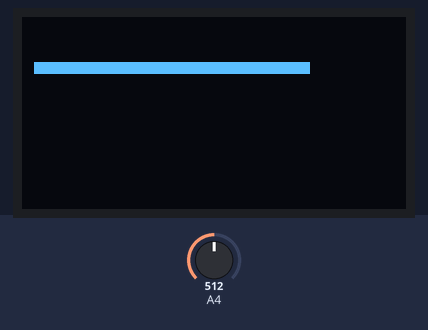
The sketch below on a simulated Arduino Uno, built with avr-gcc and run on an emulated ATmega328P. Shown: 128×64 one-colour display. The test bench sets the inputs (shaded band); at power-on: A4 = 512.

Above: at 1.2 s.
1.3 s: A4 set to 716
At 1.57 s:
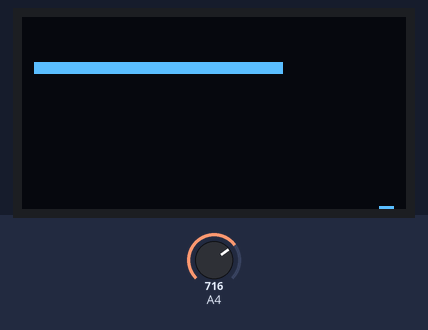
2.9 s: A4 set to 900
At 3.23 s:
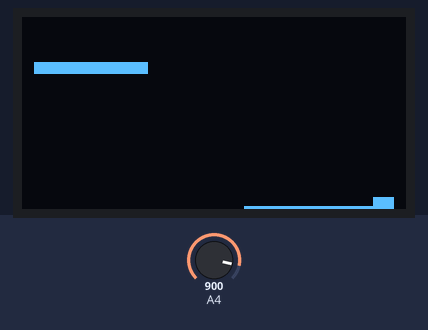
4.5 s: A4 set to 1023
At 10.2 s:
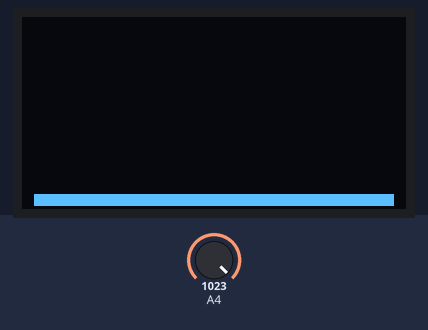
Timing chart, 0 to 11.7 s (numbered marks = the images above; inputs shaded):
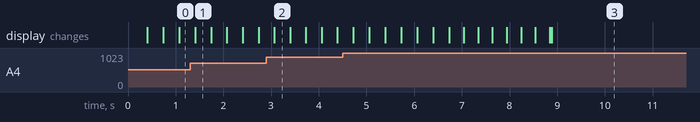

The sketch:

osil.ino
```cpp
#include <Wire.h>
#include <Adafruit_GFX.h>
#include <Adafruit_SSD1306.h>
#include <Arduino.h>

#define SCREEN_WIDTH 128
#define SCREEN_HEIGHT 64
#define SCREEN_W (SCREEN_WIDTH - 11)

#define OLED_RESET -1   // No reset pin
#define OLED_ADDR  0x3C // Change if needed

Adafruit_SSD1306 display(SCREEN_WIDTH, SCREEN_HEIGHT, &Wire, OLED_RESET);


int plots[SCREEN_W];
int value = 0;


void setup() {
  display.begin(SSD1306_SWITCHCAPVCC, OLED_ADDR);

  Wire.begin();
  Serial.begin(9600);
  display.clearDisplay();


 for (int i = 0; i < SCREEN_W ; i++)
  {
    plots[i] = 5;
  }

}

void loop() {

  for (int i = 0; i < SCREEN_W - 1; i++)
  {
    plots[i] = plots[i+1];
  }
  int pot = map(analogRead(4), 0, 4095, 64, 0);
  plots[SCREEN_W - 1] = pot;

  display.clearDisplay();
  display.setTextSize(2);
  display.setTextColor(WHITE);
  for (int i = 0; i < SCREEN_W ; i++)
  {
    display.setCursor(i, plots[i]);
    display.print(".");
  }

  display.display();

  // delay(10);
}
```
